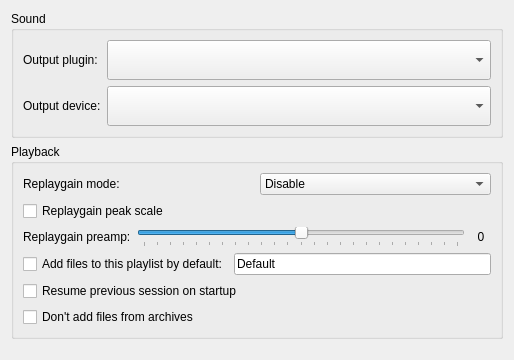
<?xml version="1.0" encoding="UTF-8"?>
<ui version="4.0">
 <class>SoundPreferencesWidget</class>
 <widget class="QWidget" name="SoundPreferencesWidget">
  <property name="geometry">
   <rect>
    <x>0</x>
    <y>0</y>
    <width>514</width>
    <height>360</height>
   </rect>
  </property>
  <property name="windowTitle">
   <string/>
  </property>
  <layout class="QVBoxLayout" name="verticalLayout">
   <item>
    <widget class="QGroupBox" name="soundGroupBox">
     <property name="sizePolicy">
      <sizepolicy hsizetype="Preferred" vsizetype="Minimum">
       <horstretch>0</horstretch>
       <verstretch>0</verstretch>
      </sizepolicy>
     </property>
     <property name="title">
      <string>Sound</string>
     </property>
     <layout class="QFormLayout" name="formLayout_2">
      <item row="0" column="0">
       <widget class="QLabel" name="outputPluginLabel">
        <property name="minimumSize">
         <size>
          <width>0</width>
          <height>40</height>
         </size>
        </property>
        <property name="text">
         <string>Output plugin:</string>
        </property>
       </widget>
      </item>
      <item row="0" column="1">
       <widget class="QComboBox" name="outputPluginComboBox">
        <property name="minimumSize">
         <size>
          <width>0</width>
          <height>40</height>
         </size>
        </property>
       </widget>
      </item>
      <item row="1" column="0">
       <widget class="QLabel" name="outputDeviceLabel">
        <property name="minimumSize">
         <size>
          <width>0</width>
          <height>40</height>
         </size>
        </property>
        <property name="text">
         <string>Output device:</string>
        </property>
       </widget>
      </item>
      <item row="1" column="1">
       <widget class="QComboBox" name="outputDeviceComboBox">
        <property name="minimumSize">
         <size>
          <width>0</width>
          <height>40</height>
         </size>
        </property>
        <property name="maximumSize">
         <size>
          <width>500</width>
          <height>16777215</height>
         </size>
        </property>
        <property name="insertPolicy">
         <enum>QComboBox::InsertAlphabetically</enum>
        </property>
        <property name="sizeAdjustPolicy">
         <enum>QComboBox::AdjustToContents</enum>
        </property>
       </widget>
      </item>
     </layout>
    </widget>
   </item>
   <item>
    <widget class="QGroupBox" name="playbackGroupBox">
     <property name="sizePolicy">
      <sizepolicy hsizetype="Preferred" vsizetype="Minimum">
       <horstretch>0</horstretch>
       <verstretch>0</verstretch>
      </sizepolicy>
     </property>
     <property name="title">
      <string>Playback</string>
     </property>
     <layout class="QVBoxLayout" name="verticalLayout_2">
      <item>
       <layout class="QHBoxLayout" name="horizontalLayout_4">
        <item>
         <widget class="QLabel" name="replaygainModeLabel">
          <property name="text">
           <string>Replaygain mode:</string>
          </property>
         </widget>
        </item>
        <item>
         <widget class="QComboBox" name="replaygainModeComboBox">
          <item>
           <property name="text">
            <string>Disable</string>
           </property>
          </item>
          <item>
           <property name="text">
            <string>Track</string>
           </property>
          </item>
          <item>
           <property name="text">
            <string>Album</string>
           </property>
          </item>
         </widget>
        </item>
       </layout>
      </item>
      <item>
       <widget class="QCheckBox" name="peakScaleCheckBox">
        <property name="text">
         <string>Replaygain peak scale</string>
        </property>
       </widget>
      </item>
      <item>
       <layout class="QHBoxLayout" name="horizontalLayout_6">
        <item>
         <widget class="QLabel" name="preampLabel">
          <property name="text">
           <string>Replaygain preamp:</string>
          </property>
         </widget>
        </item>
        <item>
         <layout class="QHBoxLayout" name="horizontalLayout_3">
          <property name="sizeConstraint">
           <enum>QLayout::SetDefaultConstraint</enum>
          </property>
          <item>
           <widget class="QSlider" name="preampSlider">
            <property name="minimum">
             <number>-12</number>
            </property>
            <property name="maximum">
             <number>12</number>
            </property>
            <property name="tracking">
             <bool>true</bool>
            </property>
            <property name="orientation">
             <enum>Qt::Horizontal</enum>
            </property>
            <property name="invertedAppearance">
             <bool>false</bool>
            </property>
            <property name="invertedControls">
             <bool>false</bool>
            </property>
            <property name="tickPosition">
             <enum>QSlider::TicksBelow</enum>
            </property>
            <property name="tickInterval">
             <number>1</number>
            </property>
           </widget>
          </item>
          <item>
           <widget class="QLabel" name="preampValueLabel">
            <property name="minimumSize">
             <size>
              <width>20</width>
              <height>0</height>
             </size>
            </property>
            <property name="text">
             <string notr="true">0</string>
            </property>
            <property name="alignment">
             <set>Qt::AlignCenter</set>
            </property>
           </widget>
          </item>
         </layout>
        </item>
       </layout>
      </item>
      <item>
       <layout class="QHBoxLayout" name="horizontalLayout_5">
        <item>
         <widget class="QCheckBox" name="addToPlaylistCheckBox">
          <property name="text">
           <string>Add files to this playlist by default:</string>
          </property>
         </widget>
        </item>
        <item>
         <widget class="QLineEdit" name="addToPlaylistLineEdit">
          <property name="text">
           <string notr="true">Default</string>
          </property>
         </widget>
        </item>
       </layout>
      </item>
      <item>
       <widget class="QCheckBox" name="resumeOnStartupCheckBox">
        <property name="text">
         <string>Resume previous session on startup</string>
        </property>
       </widget>
      </item>
      <item>
       <widget class="QCheckBox" name="dontAddFromArchCheckBox">
        <property name="text">
         <string>Don't add files from archives</string>
        </property>
       </widget>
      </item>
     </layout>
    </widget>
   </item>
   <item>
    <spacer name="verticalSpacer">
     <property name="orientation">
      <enum>Qt::Vertical</enum>
     </property>
     <property name="sizeHint" stdset="0">
      <size>
       <width>20</width>
       <height>17</height>
      </size>
     </property>
    </spacer>
   </item>
  </layout>
 </widget>
 <resources/>
 <connections/>
</ui>
